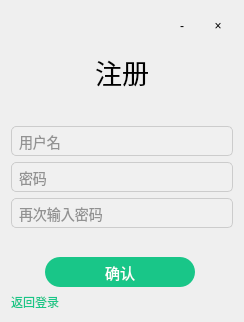
<?xml version="1.0" encoding="UTF-8"?>
<ui version="4.0">
 <class>Register</class>
 <widget class="QWidget" name="Register">
  <property name="geometry">
   <rect>
    <x>0</x>
    <y>0</y>
    <width>244</width>
    <height>322</height>
   </rect>
  </property>
  <property name="windowTitle">
   <string>Form</string>
  </property>
  <layout class="QVBoxLayout" name="verticalLayout">
   <item>
    <layout class="QHBoxLayout" name="horizontalLayout_4">
     <item>
      <spacer name="horizontalSpacer_3">
       <property name="orientation">
        <enum>Qt::Horizontal</enum>
       </property>
       <property name="sizeHint" stdset="0">
        <size>
         <width>37</width>
         <height>17</height>
        </size>
       </property>
      </spacer>
     </item>
     <item>
      <widget class="QToolButton" name="minimizeButton">
       <property name="minimumSize">
        <size>
         <width>30</width>
         <height>30</height>
        </size>
       </property>
       <property name="styleSheet">
        <string notr="true">#minimizeButton {
    border: none;
    background-color: transparent;
    min-width: 30px;
    min-height: 30px;
    max-width: 30px;
    max-height: 30px;
}

#minimizeButton:hover {
    background-color: #E1E1E1;
}

#minimizeButton:pressed {
    background-color: #BDBDBD;
}</string>
       </property>
       <property name="text">
        <string>-</string>
       </property>
      </widget>
     </item>
     <item>
      <widget class="QToolButton" name="closeButton">
       <property name="minimumSize">
        <size>
         <width>30</width>
         <height>30</height>
        </size>
       </property>
       <property name="styleSheet">
        <string notr="true">#closeButton {
    border: none;
    background-color: transparent;
    min-width: 30px;
    min-height: 30px;
    max-width: 30px;
    max-height: 30px;
}

#closeButton:hover {
    background-color: #E57373;
    color: white;
}

#closeButton:pressed {
    background-color: #D32F2F;
    color: white;
}</string>
       </property>
       <property name="text">
        <string>×</string>
       </property>
      </widget>
     </item>
    </layout>
   </item>
   <item>
    <widget class="QLabel" name="label_title">
     <property name="minimumSize">
      <size>
       <width>0</width>
       <height>50</height>
      </size>
     </property>
     <property name="font">
      <font>
       <family>微软雅黑</family>
       <pointsize>11</pointsize>
       <weight>50</weight>
       <italic>false</italic>
       <bold>false</bold>
      </font>
     </property>
     <property name="styleSheet">
      <string notr="true">font: 11pt &quot;微软雅黑&quot;;</string>
     </property>
     <property name="text">
      <string>&lt;html&gt;&lt;head/&gt;&lt;body&gt;&lt;p align=&quot;center&quot;&gt;&lt;span style=&quot; font-size:20pt;&quot;&gt;注册&lt;/span&gt;&lt;/p&gt;&lt;/body&gt;&lt;/html&gt;</string>
     </property>
     <property name="alignment">
      <set>Qt::AlignRight|Qt::AlignTrailing|Qt::AlignVCenter</set>
     </property>
    </widget>
   </item>
   <item>
    <spacer name="verticalSpacer_3">
     <property name="orientation">
      <enum>Qt::Vertical</enum>
     </property>
     <property name="sizeHint" stdset="0">
      <size>
       <width>17</width>
       <height>16</height>
      </size>
     </property>
    </spacer>
   </item>
   <item>
    <widget class="QLineEdit" name="lineEdit_username">
     <property name="font">
      <font>
       <family>Arial</family>
       <pointsize>-1</pointsize>
       <weight>50</weight>
       <bold>false</bold>
      </font>
     </property>
     <property name="styleSheet">
      <string notr="true">QLineEdit {
    background-color: #f0f0f0;
    border: 1px solid #ccc;
    border-radius: 5px;
    padding: 5px;
    color: #333;
	font-family: Arial, sans-serif;
    font-size: 14px;
    font-weight: normal;
}

QLineEdit:hover {
    border-color: #aaa;
}

QLineEdit:focus {
    border-color: #0078d7;
    background-color: #fff;
}</string>
     </property>
     <property name="text">
      <string/>
     </property>
     <property name="placeholderText">
      <string>用户名</string>
     </property>
     <property name="clearButtonEnabled">
      <bool>false</bool>
     </property>
    </widget>
   </item>
   <item>
    <widget class="QLineEdit" name="lineEdit_pwd">
     <property name="font">
      <font>
       <family>Arial</family>
       <pointsize>-1</pointsize>
       <weight>50</weight>
       <bold>false</bold>
      </font>
     </property>
     <property name="styleSheet">
      <string notr="true">QLineEdit {
    background-color: #f0f0f0;
    border: 1px solid #ccc;
    border-radius: 5px;
    padding: 5px;
    color: #333;
	font-family: Arial, sans-serif;
    font-size: 14px;
    font-weight: normal;
}

QLineEdit:hover {
    border-color: #aaa;
}

QLineEdit:focus {
    border-color: #0078d7;
    background-color: #fff;
}</string>
     </property>
     <property name="text">
      <string/>
     </property>
     <property name="placeholderText">
      <string>密码</string>
     </property>
     <property name="clearButtonEnabled">
      <bool>false</bool>
     </property>
    </widget>
   </item>
   <item>
    <widget class="QLineEdit" name="lineEdit_pwd_again">
     <property name="font">
      <font>
       <family>Arial</family>
       <pointsize>-1</pointsize>
       <weight>50</weight>
       <bold>false</bold>
      </font>
     </property>
     <property name="styleSheet">
      <string notr="true">QLineEdit {
    background-color: #f0f0f0;
    border: 1px solid #ccc;
    border-radius: 5px;
    padding: 5px;
    color: #333;
	font-family: Arial, sans-serif;
    font-size: 14px;
    font-weight: normal;
}

QLineEdit:hover {
    border-color: #aaa;
}

QLineEdit:focus {
    border-color: #0078d7;
    background-color: #fff;
}</string>
     </property>
     <property name="text">
      <string/>
     </property>
     <property name="placeholderText">
      <string>再次输入密码</string>
     </property>
     <property name="clearButtonEnabled">
      <bool>false</bool>
     </property>
    </widget>
   </item>
   <item>
    <spacer name="verticalSpacer_2">
     <property name="orientation">
      <enum>Qt::Vertical</enum>
     </property>
     <property name="sizeHint" stdset="0">
      <size>
       <width>20</width>
       <height>14</height>
      </size>
     </property>
    </spacer>
   </item>
   <item>
    <layout class="QHBoxLayout" name="horizontalLayout_3">
     <item>
      <spacer name="horizontalSpacer_2">
       <property name="orientation">
        <enum>Qt::Horizontal</enum>
       </property>
       <property name="sizeHint" stdset="0">
        <size>
         <width>37</width>
         <height>17</height>
        </size>
       </property>
      </spacer>
     </item>
     <item>
      <widget class="QPushButton" name="button_signUp_config">
       <property name="minimumSize">
        <size>
         <width>150</width>
         <height>30</height>
        </size>
       </property>
       <property name="font">
        <font>
         <family>微软雅黑</family>
         <pointsize>11</pointsize>
         <weight>50</weight>
         <italic>false</italic>
         <bold>false</bold>
        </font>
       </property>
       <property name="styleSheet">
        <string notr="true">QPushButton{
	font: 11pt &quot;微软雅黑&quot;;
    background-color:rgb(25,198,136); 
    color: rgb(255,255,255);          
    border-radius: 15px;
}              
QPushButton:hover{
    background-color:rgb(20,168,106);
    color: rgb(255,255,255); 
    border-radius: 15px;
}
QPushButton:pressed{
    background-color:rgb(15,138,76);
    color: rgb(255,255,255); 
    border-radius: 15px;
}
QPushButton:disabled{
    background-color:rgb(143,217,152);
    color: rgb(255,255,255); 
    border-radius: 15px;
}</string>
       </property>
       <property name="text">
        <string>确认</string>
       </property>
      </widget>
     </item>
     <item>
      <spacer name="horizontalSpacer">
       <property name="orientation">
        <enum>Qt::Horizontal</enum>
       </property>
       <property name="sizeHint" stdset="0">
        <size>
         <width>40</width>
         <height>20</height>
        </size>
       </property>
      </spacer>
     </item>
    </layout>
   </item>
   <item>
    <widget class="LabelWithClick" name="label_return_login">
     <property name="styleSheet">
      <string notr="true">QLabel{color:rgb(25,198,136)} 
QLabel:hover{color:rgb(20,168,106)}          
QLabel:pressed{color:rgb(15,138,86)}    </string>
     </property>
     <property name="text">
      <string>&lt;html&gt;&lt;head/&gt;&lt;body&gt;&lt;p&gt;返回登录&lt;/p&gt;&lt;/body&gt;&lt;/html&gt;</string>
     </property>
    </widget>
   </item>
  </layout>
 </widget>
 <customwidgets>
  <customwidget>
   <class>LabelWithClick</class>
   <extends>QLabel</extends>
   <header location="global">labelwithclick.h</header>
   <slots>
    <signal>clicked()</signal>
   </slots>
  </customwidget>
 </customwidgets>
 <resources/>
 <connections/>
</ui>
